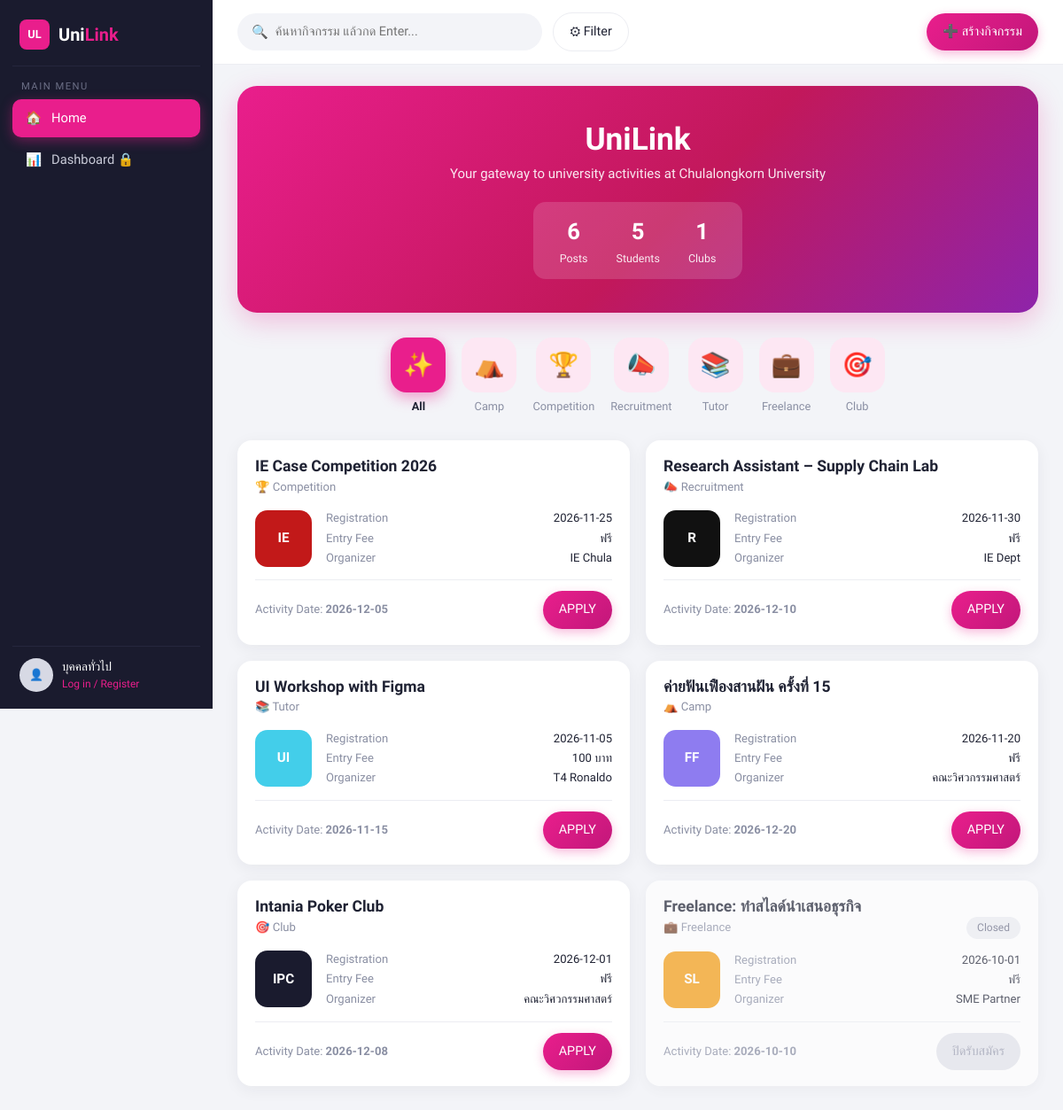
Page /pages/home.php on the committed database.
### tables this page shows
CREATE TABLE activity (
  act_id      INT(11)      NOT NULL AUTO_INCREMENT PRIMARY KEY,
  user_id     VARCHAR(50)  NOT NULL,                         
  title       VARCHAR(255) NOT NULL,
  category    VARCHAR(100) NOT NULL,
  organizer   VARCHAR(255) NOT NULL,
  logo_text   VARCHAR(50)  NULL,
  theme_color VARCHAR(20)  NOT NULL DEFAULT '#E91E8C',
  regis_date  DATE         NOT NULL,                         
  act_date    DATE         NOT NULL,                         
  fee         VARCHAR(100) NOT NULL DEFAULT 'ฟรี',
  benefits    VARCHAR(255) NULL,
  description TEXT         NULL,
  questions   TEXT         NULL,                             
  contact     VARCHAR(255) NULL,
  image_path  VARCHAR(255) NULL,
  status      VARCHAR(50)  NOT NULL DEFAULT 'open',          
  created_at  TIMESTAMP    NOT NULL DEFAULT CURRENT_TIMESTAMP,
  INDEX idx_category (category),
  INDEX idx_status (status),
  CONSTRAINT fk_activity_user FOREIGN KEY (user_id)
    REFERENCES users(user_id) ON DELETE CASCADE ON UPDATE CASCADE
);

### pages/home.php (the view, shortened to what this page needs)
<?php
require_once '../includes/functions.php';
require_once '../includes/layout.php';
$u = current_user();
$q     = trim($_GET['q'] ?? '');
$cat   = $_GET['cat'] ?? '';
$fee   = $_GET['fee'] ?? '';
$month = $_GET['month'] ?? '';
$org   = trim($_GET['org'] ?? '');
$open  = !empty($_GET['open']);
$where = ['1=1'];
$params = [];
$sql = "SELECT a.*, u.user_name AS poster,
               (SELECT COUNT(*) FROM application ap WHERE ap.activity_id = a.act_id) AS applicants
        FROM activity a JOIN users u ON u.user_id = a.user_id
        WHERE " . implode(' AND ', $where) . "
        ORDER BY (a.status = 'open' AND a.regis_date >= CURDATE()) DESC, a.created_at DESC";
$st = $pdo->prepare($sql);
$st->execute($params);
$activities = $st->fetchAll();
$stats = $pdo->query("SELECT
    (SELECT COUNT(*) FROM activity) AS posts,
    (SELECT COUNT(*) FROM users WHERE role = 'user') AS students,
    (SELECT COUNT(*) FROM activity WHERE category = 'Club') AS clubs")->fetch();
$applied = [];
$filterCount = (int)($fee !== '') + (int)($month !== '') + (int)($org !== '') + (int)$open;
function cat_link(string $c): string
{
    $p = $_GET;
    unset($p['cat']);
    if ($c !== '') $p['cat'] = $c;
    return 'home.php' . ($p ? '?' . http_build_query($p) : '');
}
ob_start(); ?>
<form class="topbar" method="get" action="home.php" id="searchForm">
  <div class="search">
    <span>🔍</span>
    <input type="search" name="q" value="<?= e($q) ?>" placeholder="ค้นหากิจกรรม แล้วกด Enter..." list="titleList" autocomplete="off">
  </div>
  <div class="filter-wrap">
    <button type="button" class="btn btn-ghost pill" data-toggle="#filterPanel">⚙ Filter<?= $filterCount ? " ($filterCount)" : '' ?></button>
  </div>
  <a class="btn btn-primary pill" href="create.php">➕ สร้างกิจกรรม</a>
</form>
<?php
$topbar = ob_get_clean();
page_start('Home', 'home', ['topbar' => $topbar]);
?>
<section class="hero">
  <h1>UniLink</h1>
  <p>Your gateway to university activities at Chulalongkorn University</p>
  <div class="hero-stats">
    <div><b><?= (int)$stats['posts'] ?></b><span>Posts</span></div>
    <div><b><?= (int)$stats['students'] ?></b><span>Students</span></div>
    <div><b><?= (int)$stats['clubs'] ?></b><span>Clubs</span></div>
  </div>
</section>
<nav class="cats">
  <a class="cat <?= $cat === '' ? 'active' : '' ?>" href="<?= e(cat_link('')) ?>"><i>✨</i><span>All</span></a>
  <?php foreach (CATEGORIES as $c => $icon): ?>
    <a class="cat <?= $cat === $c ? 'active' : '' ?>" href="<?= e(cat_link($c)) ?>"><i><?= $icon ?></i><span><?= e($c) ?></span></a>
  <?php endforeach; ?>
</nav>
<div class="card-grid">
<?php foreach ($activities as $a):
    $closed = activity_closed($a);
    $isOwner = $u && $u['user_id'] === $a['user_id'];
    $appStatus = $applied[$a['act_id']] ?? null;
    if ($isOwner)          { $btn = ['โพสต์ของคุณ', 'dashboard.php', 'btn-light']; }
    elseif ($appStatus)    { $btn = ['สมัครแล้ว', 'dashboard.php', 'btn-light']; }
    elseif ($closed)       { $btn = ['ปิดรับสมัคร', null, 'btn-disabled']; }
    elseif (!$u)           { $btn = ['APPLY', 'login.php?mode=login&next=' . urlencode('apply.php?id=' . $a['act_id']), 'btn-primary']; }
    else                   { $btn = ['APPLY', 'apply.php?id=' . $a['act_id'], 'btn-primary']; }
    $modal = [
        'title' => $a['title'], 'category' => $a['category'],
        'regis' => fmt_date($a['regis_date']), 'act' => fmt_date($a['act_date']),
        'fee' => $a['fee'], 'organizer' => $a['organizer'], 'benefits' => $a['benefits'],
        'contact' => $a['contact'], 'description' => $a['description'],
        'image' => asset($a['image_path']), 'poster' => $a['poster'],
        'applicants' => (int)$a['applicants'],
        'btnText' => $btn[0], 'btnHref' => $btn[1], 'btnClass' => $btn[2], 'closed' => $closed,
    ];
?>
  <article class="act-card <?= $closed ? 'is-closed' : '' ?>" data-activity="<?= e(json_encode($modal, JSON_UNESCAPED_UNICODE)) ?>" tabindex="0">
    <header>
      <h3><?= e($a['title']) ?></h3>
      <span class="muted small"><?= CATEGORIES[$a['category']] ?? '' ?> <?= e($a['category']) ?></span>
      <?php if ($closed): ?><span class="badge badge-gray float-right">Closed</span><?php endif; ?>
    </header>
    <div class="act-body">
      <?= activity_logo($a) ?>
      <dl>
        <dt>Registration</dt><dd><?= e(fmt_date($a['regis_date'])) ?></dd>
        <dt>Entry Fee</dt><dd><?= e($a['fee']) ?></dd>
        <dt>Organizer</dt><dd><?= e($a['organizer']) ?></dd>
      </dl>
    </div>
    <footer>
      <span class="muted small">Activity Date: <b><?= e(fmt_date($a['act_date'])) ?></b></span>
      <?php if ($btn[1]): ?>
        <a class="btn pill <?= $btn[2] ?>" href="<?= e($btn[1]) ?>"><?= e($btn[0]) ?></a>
      <?php else: ?>
        <span class="btn pill <?= $btn[2] ?>"><?= e($btn[0]) ?></span>
      <?php endif; ?>
    </footer>
  </article>
<?php endforeach; ?>
</div>
<?php page_end(); ?>

### includes/layout.php (shortened to what this page needs)
<?php
function page_start(string $title, string $active = '', array $opts = []): void
{
    $u = current_user();
    $admin = !empty($opts['admin']);
    ?>
<!doctype html>
<html lang="th">
<head>
<link rel="stylesheet" href="../assets/css/style.css">
</head>
<body class="<?= $admin ? 'is-admin' : '' ?>">
<div class="app">
  <aside class="sidebar">
    <?php if ($admin): ?>
      <a class="brand" href="admin_dashboard.php"><span>Uni<b>Link</b> <em>ADMIN</em></span></a>
      <nav class="menu">
        <a class="<?= $active === 'admin_dashboard' ? 'active' : '' ?>" href="admin_dashboard.php"><i>📈</i><span>Dashboard</span></a>
        <a class="<?= $active === 'admin_users' ? 'active' : '' ?>" href="admin_manage_user.php"><i>👥</i><span>Manage User</span></a>
        <a class="<?= $active === 'admin_activities' ? 'active' : '' ?>" href="admin_manage_activity.php"><i>🗓️</i><span>Manage Activity</span></a>
        <a href="home.php"><i>🏠</i><span>ดูหน้าเว็บ</span></a>
        <a class="danger" href="logout.php?admin=1"><i>↪</i><span>Logout</span></a>
      </nav>
    <?php else: ?>
      <a class="brand" href="home.php"><span class="logo">UL</span><span>Uni<b>Link</b></span></a>
      <div class="menu-label">MAIN MENU</div>
      <nav class="menu">
        <a class="<?= $active === 'home' ? 'active' : '' ?>" href="home.php"><i>🏠</i><span>Home</span></a>
        <a class="<?= $active === 'dashboard' ? 'active' : '' ?>" href="dashboard.php"><i>📊</i><span>Dashboard<?= $u ? '' : ' 🔒' ?></span></a>
      </nav>
      <div class="user-box">
        <?php if ($u): ?>
          <?= avatar_html($u) ?>
          <div>
            <div class="user-name"><?= e($u['user_name']) ?></div>
            <div class="user-links"><a href="profile.php" class="green">Edit Profile</a> | <a href="logout.php" class="pink">Log out</a></div>
          </div>
        <?php else: ?>
          <span class="avatar">👤</span>
          <div>
            <div class="user-name">บุคคลทั่วไป</div>
            <div class="user-links"><a href="login.php?mode=login" class="pink">Log in / Register</a></div>
          </div>
        <?php endif; ?>
      </div>
    <?php endif; ?>
  </aside>
  <main class="main">
    <?php
    if (!$admin) {
        if (isset($opts['topbar'])) {
            if ($opts['topbar'] !== false) echo $opts['topbar'];
        } else {
            echo '<div class="topbar"><div class="topbar-spacer"></div><a class="btn btn-primary pill" href="create.php">➕ สร้างกิจกรรม</a></div>';
        }
    }
    ?>
    <div class="content">
    <?php endforeach;
}
function page_end(): void
{
    ?>
    </div>
  </main>
</div>
</body>
</html>
<?php
}

### includes/functions.php (shortened to what this page needs)
<?php
require_once __DIR__ . '/../config/db.php';
function e($s): string
{
    return htmlspecialchars((string)($s ?? ''), ENT_QUOTES, 'UTF-8');
}
function current_user(bool $refresh = false): ?array
{
    global $pdo;
    static $cache = false;
    if ($cache !== false && !$refresh) return $cache;
    if (empty($_SESSION['user_id'])) return $cache = null;
    $st = $pdo->prepare('SELECT * FROM users WHERE user_id = ?');
    $st->execute([$_SESSION['user_id']]);
    $cache = $st->fetch() ?: null;
    return $cache;
}
function asset(?string $path): ?string
{
    return $path ? '../' . ltrim($path, '/') : null;
}
function fmt_date(?string $d): string
{
    return $d ? date('Y-m-d', strtotime($d)) : '-';
}
function activity_closed(array $a): bool
{
    return $a['status'] === 'closed' || ($a['regis_date'] && $a['regis_date'] < date('Y-m-d'));
}
function activity_logo(array $a, string $size = ''): string
{
    $color = preg_match('/^#[0-9a-fA-F]{3,8}$/', $a['theme_color'] ?? '') ? $a['theme_color'] : '#E91E8C';
    $text = $a['logo_text'] ?: initials($a['title']);
    return '<div class="act-logo ' . $size . '" style="background:' . e($color) . '">' . e($text) . '</div>';
}

### rows in the picture
activity: title "IE Case Competition 2026", category "🏆", category "Competition", logo_text "IE", regis_date "2026-11-25", fee "ฟรี", organizer "IE Chula", act_date "2026-12-05", act_id "APPLY"
activity: title "Research Assistant – Supply Chain Lab", category "📣", category "Recruitment", logo_text "R", regis_date "2026-11-30", fee "ฟรี", organizer "IE Dept", act_date "2026-12-10", act_id "APPLY"
activity: title "UI Workshop with Figma", category "📚", category "Tutor", logo_text "UI", regis_date "2026-11-05", fee "100 บาท", organizer "T4 Ronaldo", act_date "2026-11-15", act_id "APPLY"
activity: title "ค่ายฟันเฟืองสานฝัน ครั้งที่ 15", category "⛺", category "Camp", logo_text "FF", regis_date "2026-11-20", fee "ฟรี", organizer "คณะวิศวกรรมศาสตร์", act_date "2026-12-20", act_id "APPLY"
activity: title "Intania Poker Club", category "🎯", category "Club", logo_text "IPC", regis_date "2026-12-01", fee "ฟรี", organizer "คณะวิศวกรรมศาสตร์", act_date "2026-12-08", act_id "APPLY"
activity: title "Freelance: ทำสไลด์นำเสนอธุรกิจ", category "💼", category "Freelance", status "Closed", logo_text "SL", regis_date "2026-10-01", fee "ฟรี", organizer "SME Partner", act_date "2026-10-10", btn "ปิดรับสมัคร"

### other values in the picture
$stats['posts'] "6"
$stats['students'] "5"
$stats['clubs'] "1"
$icon "⛺"
$c "Camp"
$icon "🏆"
$c "Competition"
$icon "📣"
$c "Recruitment"
$icon "📚"
$c "Tutor"
$icon "💼"
$c "Freelance"
$icon "🎯"
$c "Club"
